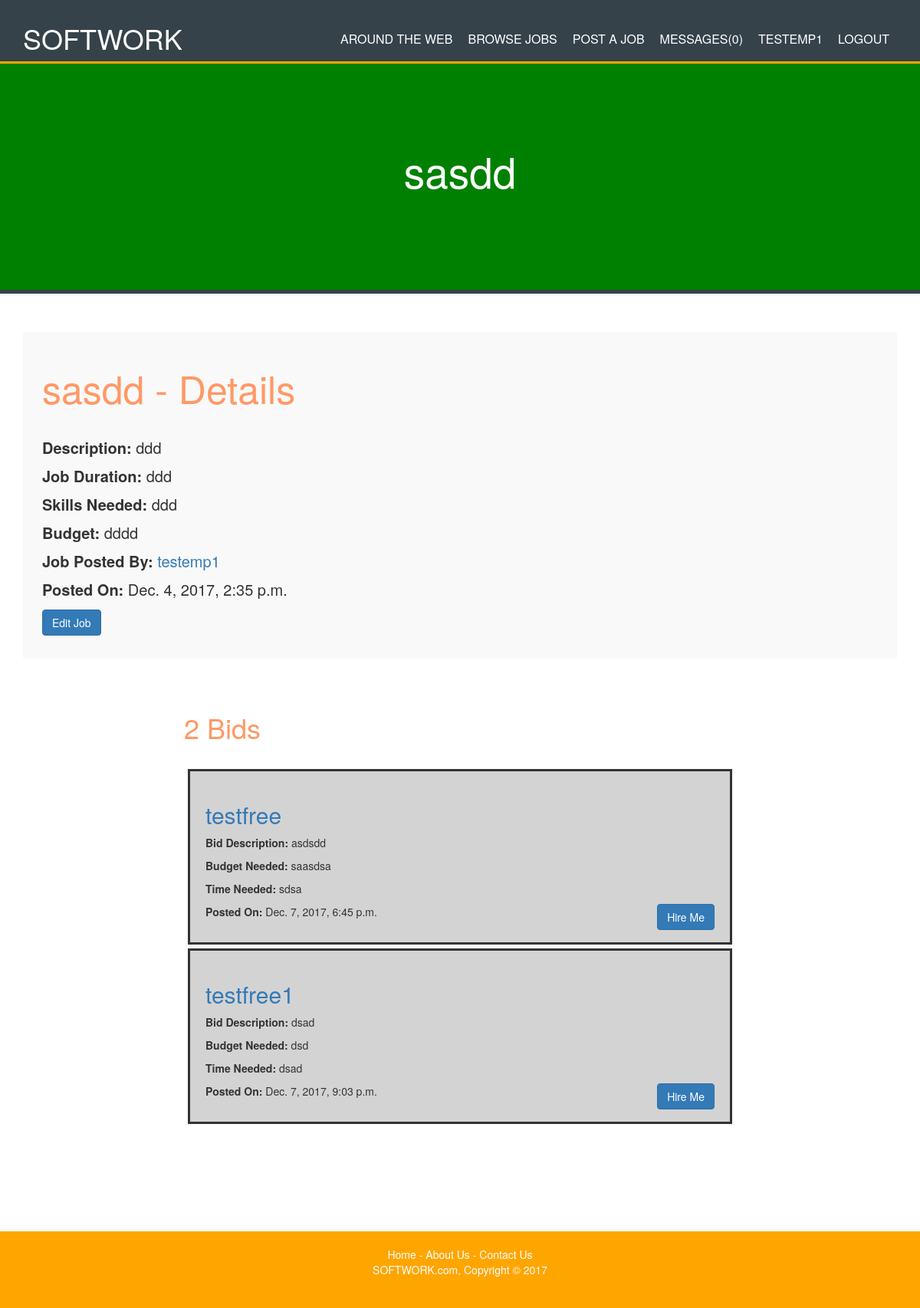
Screenshot of /details/job-details/17/ (signed in) with the database file from the repository.
### employee/models.py (models this page shows, shortened)
class This_Job(models.Model):
    user = models.ForeignKey(User, default=1, on_delete=models.CASCADE, related_name='jobs')
    title = models.CharField(max_length=500)
    short_text = models.TextField()
    time = models.CharField(max_length=50)
    skill = models.CharField(max_length=100)
    budget = models.CharField(max_length=50)
    created_date = models.DateTimeField(default=timezone.now)

### freelancer/models.py (models this page shows, shortened)
class Bid(models.Model):
    job = models.ForeignKey(This_Job, default=1, on_delete=models.CASCADE, related_name='bids')
    bid_poster = models.ForeignKey(User, default=1, on_delete=models.CASCADE)
    bid_text = models.TextField()
    bid_time = models.CharField(max_length=50)
    bid_budget = models.CharField(max_length=50)
    bid_posted_time = models.DateTimeField(default=timezone.now)

### details/views.py (the view)
# urls.py: re_path(r'^job-details/(?P<job_id>[0-9]+)/$', views.job_details, name='job_details'),
@login_required
def job_details(request, job_id):
    job = get_object_or_404(This_Job, pk=job_id)
    user = User.objects.all()
    name = request.user
    all_bids = Bid.objects.all()
    emp_all = ProfileEmp.objects.all()
    free_all = ProfileFree.objects.all()
    for emp in emp_all:
        if name == emp.user:
            emp_user = True
            break
        else:
            emp_user = False
    for free in free_all:
        if name == free.user:
            free_user = True
            break
        else:
            free_user = False
    if request.method == 'POST':
        form = Bid_Form(request.POST)
        if form.is_valid():
            bid = form.save(commit=False)
            bid.bid_poster = name
            bid.job = job
            bid.save()
            Message.objects.create(post_user=job.user, comment_user=name, job=job)
            return HttpResponseRedirect(request.path_info)
    else:
        form = Bid_Form()
    count_bid = 0
    for bid in all_bids:
        if job == bid.job:
            count_bid = count_bid+1
    for bid in all_bids:
        if job == bid.job and name == bid.bid_poster:
            bid_limit = True
            break
        else:
            bid_limit = False
    all_messages = Message.objects.all()
    count_message_e = 0
    for message in all_messages:
        if name == message.post_user and message.viewed == False:
            count_message_e = count_message_e + 1
    context = {
        'form': form,
        'user': user,
        'job': job,
        'name': name,
        'all_bids': all_bids,
        'count_bid': count_bid,
        'bid_limit': bid_limit,
        'emp_user': emp_user,
        'free_user': free_user,
        'all_messages': all_messages,
        'count_message_e': count_message_e,
    }
    return render(request, 'details/job_details.html', context)

### details/templates/details/job_details.html (shortened to what this page needs)
{% extends 'details/base_details.html' %}
{% block body %}
<div class="container">
  <div id="contact">
    <h1>{{ job.title }} - Details</h1>
    <h4><b>Description: </b>{{ job.short_text }}</h4>
    <h4><b>Job Duration: </b>{{ job.time }}</h4>
    <h4><b>Skills Needed: </b>{{ job.skill }}</h4>
    <h4><b>Budget: </b>{{ job.budget }}</h4>
    {% for u in user %}
      {% if u == job.user %}
        <h4><b>Job Posted By: </b><a href="{% url 'employee:profile' u.id %}">{{ job.user }}</a></h4>
      {% endif %}
    {% endfor %}
    <h4><b>Posted On: </b>{{ job.created_date }}</h4>
    {% if name.is_authenticated and name == job.user %}
      <a href="{% url 'details:edit_job' job.id %}" class="btn btn-primary" style="margin-bottom:5px;">Edit Job</a>
    {% endif %}
  </div>
</div>
<div class="box-border">
  <h1 style="color: #F96; margin-bottom: -40px;">{{ count_bid }} Bids</h1>
  <section id="main">
    <article id="main-col">
      <ul>
        {% for bid in all_bids %}
          {% if job.id == bid.job.id %}
            <div class="card">
              <div class="card-body">
                <h2><a href="{% url 'freelancer:profile' bid.bid_poster.id %}">{{ bid.bid_poster }}</a></h2>
                <p><b>Bid Description:</b> {{ bid.bid_text }}</p>
                <p><b>Budget Needed: </b>{{ bid.bid_budget }}</p>
                <p><b>Time Needed:</b>  {{ bid.bid_time }}<p>
                {% if name == job.user %}
                  <a style="float: right;" href="{% url 'employee:e_home' %}" class="btn btn-primary" style="margin-bottom:5px;">Hire Me</a>
                {% endif %}
                <p><b>Posted On:</b>  {{ bid.bid_posted_time }}<p>
              </div>
            </div>
          {% endif %}
        {% endfor %}
      </ul>
    </article>
  </section>
</div>
{% endblock %}

### details/templates/details/base_details.html (shortened to what this page needs)
<!DOCTYPE html>
<html lang="en">
  <head>
    {% load static %}
    <link rel="stylesheet" type="text/css" href="{% static 'employee/css/style.css' %}">
    <link rel="stylesheet" type="text/css" href="{% static 'details/css/contact_us_style.css' %}">
    <link rel="stylesheet" href="https://maxcdn.bootstrapcdn.com/bootstrap/3.3.6/css/bootstrap.min.css">
  </head>
  <body>
        <header>
          <div class="container">
            <div id="branding">
              <span class="highlight"><a href="/"><h1>SOFTWORK</h1></a></span>
            </div>
            <nav>
              {% if name.is_authenticated and emp_user == True and free_user == False %}
                <ul>
                  <li><a href="{% url 'scraper:aroundtheweb' %}">Around The Web</a></li>
                  <li><a href="{% url 'employee:e_home' %}">Browse Jobs</a></li>
                  <li><a href="{% url 'employee:add_job' %}">Post a Job</a></li>
                  <li><a href="{% url 'message:message' name.id %}">MESSAGES({{count_message_e}})</a></li>
                  <li><a href="{% url 'employee:profile' name.id %}">{{ name.username }}</a></li>
                  <li><a href="{% url 'accounts:logout' %}">Logout</a></li>
                </ul>
              {% endif %}
            </nav>
          </div>
        </header>
        <section id="aboutshowcase">
          <div class="container">
            <h1>{{ job.title }}</h1>
          </div>
        </section>
        {% block body %}
        {% endblock %}
        <footer style="margin-top:30px;" id="foot">
          <a style="text-decoration-line: none; color:white;" href="{% url 'appMarketplace:index' %}">Home</a> - <a  style="text-decoration-line: none; color:white;" href="{% url 'appMarketplace:about' %}">About Us</a> - <a style="text-decoration-line: none; color:white;" href="{% url 'appMarketplace:contact_us' %}">Contact Us</a>
          <p>SOFTWORK.com, Copyright &copy; 2017</p>
        </footer>
  </body>
</html>

### employee/static/employee/css/style.css (style rules this page uses)
body { font-family: Arial, Helvetica, sans-serif; font-size: 15px; line-height: 1.5; padding: 0; margin: 0; background-color: #f4f4f4; }
html, body { height: 100%; }
#main { overflow: auto; padding-bottom: 100px; padding-top: 70px; }
#foot { position: relative; height: 100px; margin-top: -100px; clear: both; }
.box-border { width: 60%; margin: auto; }
.card { margin: 5px; padding: 20px; border: 3px solid; background-color: lightgray; }
.container { width: 80%; margin: auto; overflow: hidden; }
ul { margin: 0; padding: 0; }
header { background: #35424a; color: white; padding-top: 30px; min-height: 10px; border-bottom: orange 3px solid; }
header a { color: white; text-decoration: none; text-transform: uppercase; font-size: 16px; }
header li { float: left; display: inline; padding: 0 10px 0 10px; }
header #branding { float: left; }
header #branding h1 { margin: 0; padding-bottom: 10px; }
header nav { float: right; margin-top: 10px; padding-bottom: 10px; }
header .highlight, header .current a { color: orange; font-weight: bold; }
#aboutshowcase { min-height: 300px; background-color: green; text-align: center; color: white; border-bottom: #35424a 5px solid; }
#aboutshowcase h1 { margin-top: 110px; font-size: 55px; margin-bottom: 10px; }
article#main-col { float: center; width: 100%; }
footer { padding: 20px; margin-top: 20px; color: white; background-color: orange; text-align: center; }

### details/static/details/css/contact_us_style.css (style rules this page uses)
* { margin:0; padding:0; box-sizing:border-box; -webkit-box-sizing:border-box; -moz-box-sizing:border-box; -webkit-font-smoothing:antialiased; -moz-font-smoothing:antialiased; -o-font-smoothing:antialiased; font-smoothing:antialiased; text-rendering:optimizeLegibility; }
body { font-family:"Open Sans", Helvetica, Arial, sans-serif; font-weight:300; font-size: 12px; line-height:30px; color:#777; background:#0CF; }
.container { width:30%; margin:0 auto; position:relative; }
#contact { background:#F9F9F9; padding:25px; margin:50px 0; }
#contact h1 { color: #F96; display: block; font-size: 50px; font-weight: 400; padding-bottom: 30px; }
#contact h4 { margin:5px 0 15px; display:block; font-size:20px; }

### rows the page displays
This_Job: title "sasdd", short_text "ddd", time "ddd", skill "ddd", budget "dddd", user "testemp1", created_date "Dec. 4, 2017, 2:35 p.m."
Bid: bid_poster "testfree", bid_text "asdsdd", bid_budget "saasdsa", bid_time "sdsa", bid_posted_time "Dec. 7, 2017, 6:45 p.m."
Bid: bid_poster "testfree1", bid_text "dsad", bid_budget "dsd", bid_time "dsad", bid_posted_time "Dec. 7, 2017, 9:03 p.m."

### other values shown
{{ count_message_e }} "0"
{{ name.username }} "TESTEMP1"
{{ count_bid }} "2"
